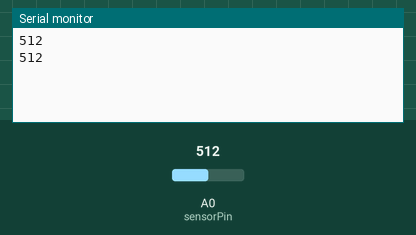
This sketch was run on a simulated Arduino Uno, built with avr-gcc and run on an emulated ATmega328P. Shown: the last lines printed to the serial monitor. The test bench sets the inputs (shaded band); at power-on: A0 (sensorPin) = 512.

Above: at 2.8 s.
2.9 s: A0 (sensorPin) set to 716
At 4.3 s:
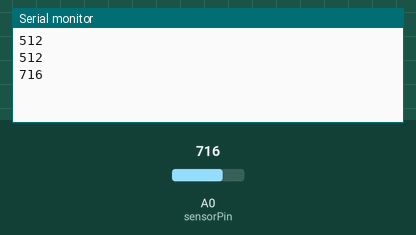
5.6 s: A0 (sensorPin) set to 900
At 7.1 s:
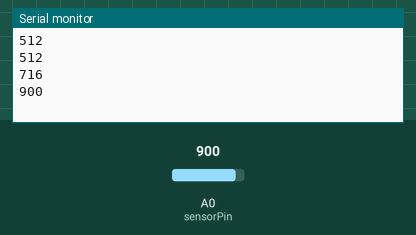
Timing chart, 0 to 8.6 s (numbered marks = the images above; inputs shaded):
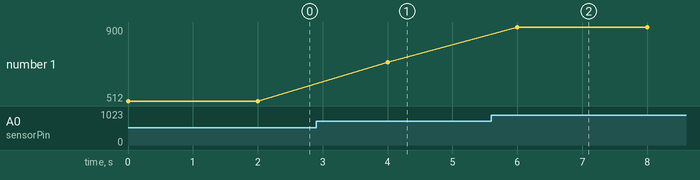

Measured:
- after the input at 2.9 s, the serial monitor: prints a new line after 1.1 s (image 1)
- after the input at 5.6 s, the serial monitor: prints a new line after 0.40 s (image 2)
- plotted number 1: 512 → 716 after the input at 2.9 s, 716 → 900 after the input at 5.6 s

The sketch:

print_photodiode_values.ino
```cpp
int sensorPin = 0;    				// select the input pin for the photocell
int sensorValue = 0;  				// variable to store the value coming from the photocell

void setup() {
  Serial.begin(9600); 				//Set baud rate to 9600 on the Arduino
}

void loop() {
                                          // read the value from the sensor:
  sensorValue = analogRead(sensorPin);  //get the voltage value from input pin
  Serial.println(sensorValue); 		 //print the value to Serial monitor
  delay(2000);                        //delay for 2 seconds
}
```
